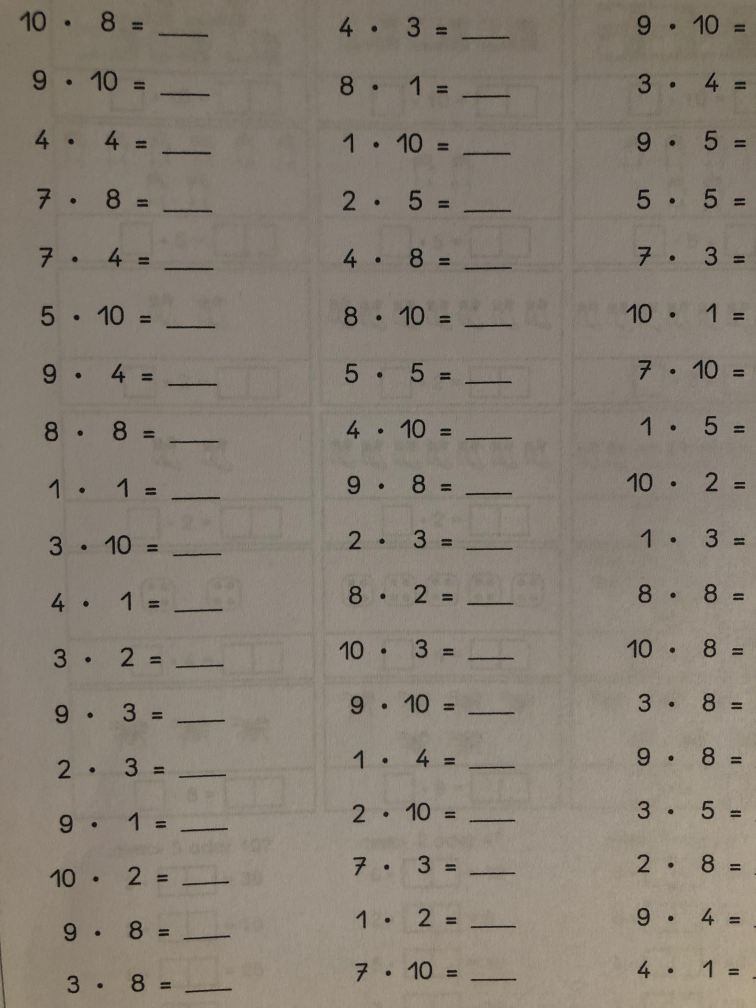
#> input picture testImages/testImage1.jpg, 3024 x 4032 px (shown at 1/4 size)
$ jupyter execute TemplateMatching.ipynb
#> lines starting #> are read from the running program, lines starting #| are printed output that depends on the picture; after the words box and inside, x2 and y2 are one past the last pixel; in counts of white or black regions, pixels touching at a corner belong together
[cell 1]
import numpy as np
import matplotlib.pyplot as plt
import matplotlib.image as mpimg
import cv2
import math
import os

from imutils.object_detection import non_max_suppression

[cell 2]
# Canny image parameter
low_threshold = 100
high_threshold = 200

# Use equation as a template
image1 = cv2.imread('testImages/testImage1.jpg')
#> image1 is the input picture: shape (4032, 3024, 3); mean B, G, R 116.4, 127.7, 136.5
image2 = cv2.imread('testImages/testImage2.jpg')
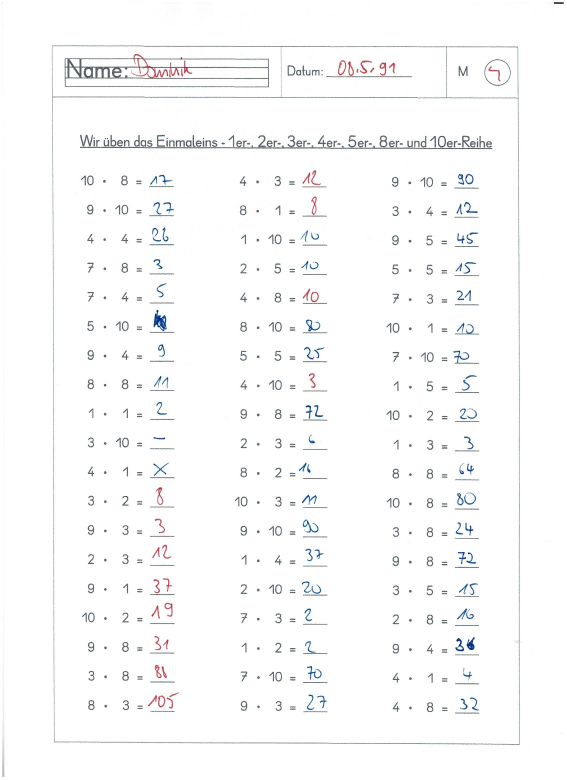
#> input picture testImages/testImage2.jpg, 1700 x 2338 px (shown at 1/3 size)
#> image2 is the input picture: shape (2338, 1700, 3); mean B, G, R 250.5, 250.1, 249.9
template1 = cv2.imread('testImages/class_a/e1.jpg')
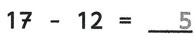
#> input picture testImages/class_a/e1.JPG, 194 x 45 px, found by its file name
#> template1 is the input picture: shape (45, 194, 3); mean B, G, R 240.7, 240.8, 240.7
template2 = cv2.imread('testImages/class_a/equ1.jpg')
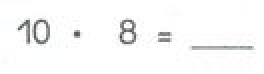
#> input picture testImages/class_a/equ1.JPG, 132 x 37 px, found by its file name (shown 2 times larger)
#> template2 is the input picture: shape (37, 132, 3); mean B, G, R 248.5, 248.5, 248.4
template3 = cv2.imread('testImages/class_a/equ31.jpg')
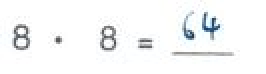
#> input picture testImages/class_a/equ31.JPG, 133 x 37 px, found by its file name (shown 2 times larger)
#> template3 is the input picture: shape (37, 133, 3); mean B, G, R 247.3, 246.8, 245.7
template4 = cv2.resize(template2, (800, 250))
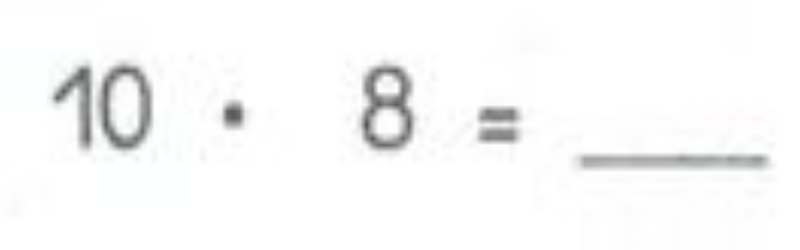
#> template4: shape (250, 800, 3); mean B, G, R 248.5, 248.5, 248.3
template5 = cv2.resize(template2, (300, 100))
template6 = cv2.resize(template1, (300, 100))
template7 = cv2.resize(template3, (300, 100))
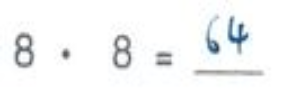
#> template7: shape (100, 300, 3); mean B, G, R 247.2, 246.8, 245.6

# Select template
template = template4
templateGrey = cv2.cvtColor(template,cv2.COLOR_BGR2GRAY)
templateCanny = cv2.Canny(templateGrey, low_threshold, high_threshold)
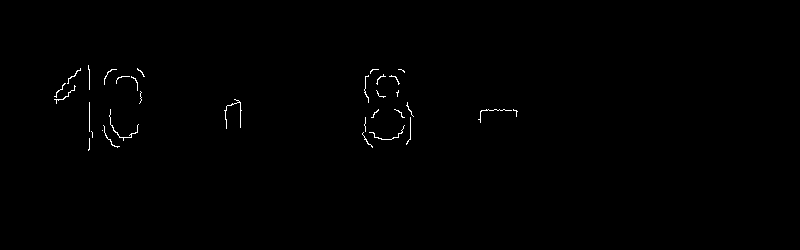
#> templateCanny: shape (250, 800); 0.4% white in thin lines or dots, all inside (x1, y1, x2, y2) = (54, 65, 518, 151)

# Select image
image = image1
imageGrey = cv2.cvtColor(image,cv2.COLOR_BGR2GRAY)
imageCanny = cv2.Canny(imageGrey, low_threshold, high_threshold)
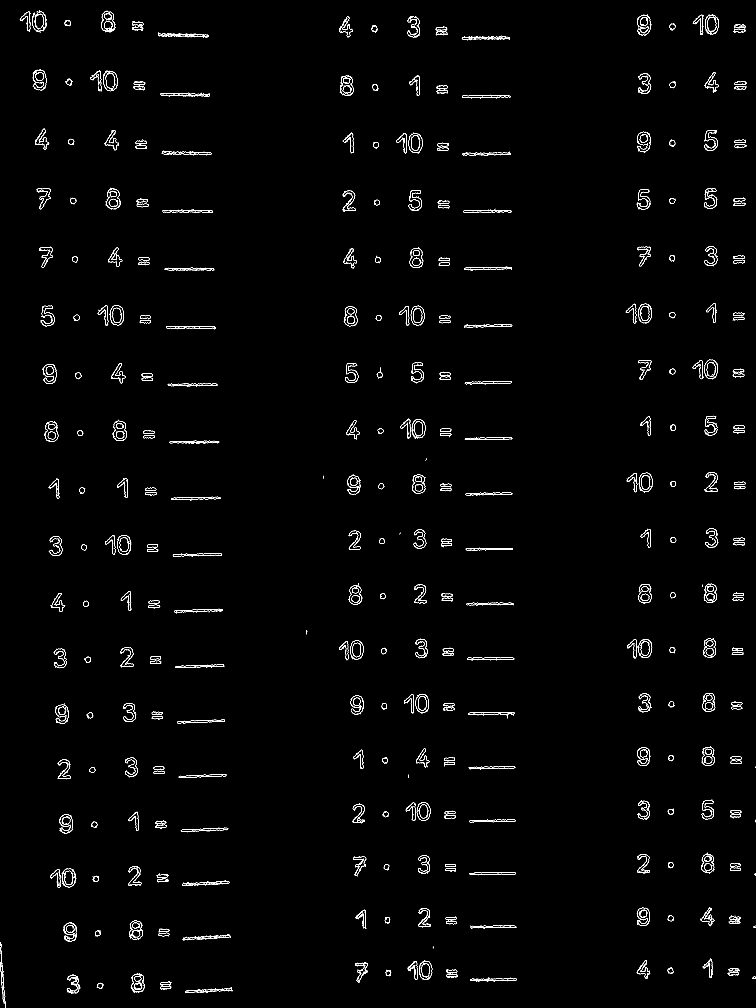
#> imageCanny: shape (4032, 3024) (shown at 1/4 size); 0.76% white in thin lines or dots

[cell 3]
plt.figure(figsize=(10,10))
plt.imshow(image)

[cell 4]
plt.figure(figsize=(10,10))
plt.imshow(imageCanny, cmap='gray')

[cell 5]
plt.figure(figsize=(10,10))
plt.imshow(template)

plt.figure(figsize=(10,10))
plt.imshow(templateCanny, cmap='gray')

[cell 6]
# Apply template matching algorithm in cv2
#match = cv2.matchTemplate(image=imageGrey, templ=templateGrey, method=cv2.TM_CCOEFF_NORMED)
match = cv2.matchTemplate(image=imageCanny, templ=templateCanny, method=cv2.TM_CCOEFF_NORMED)
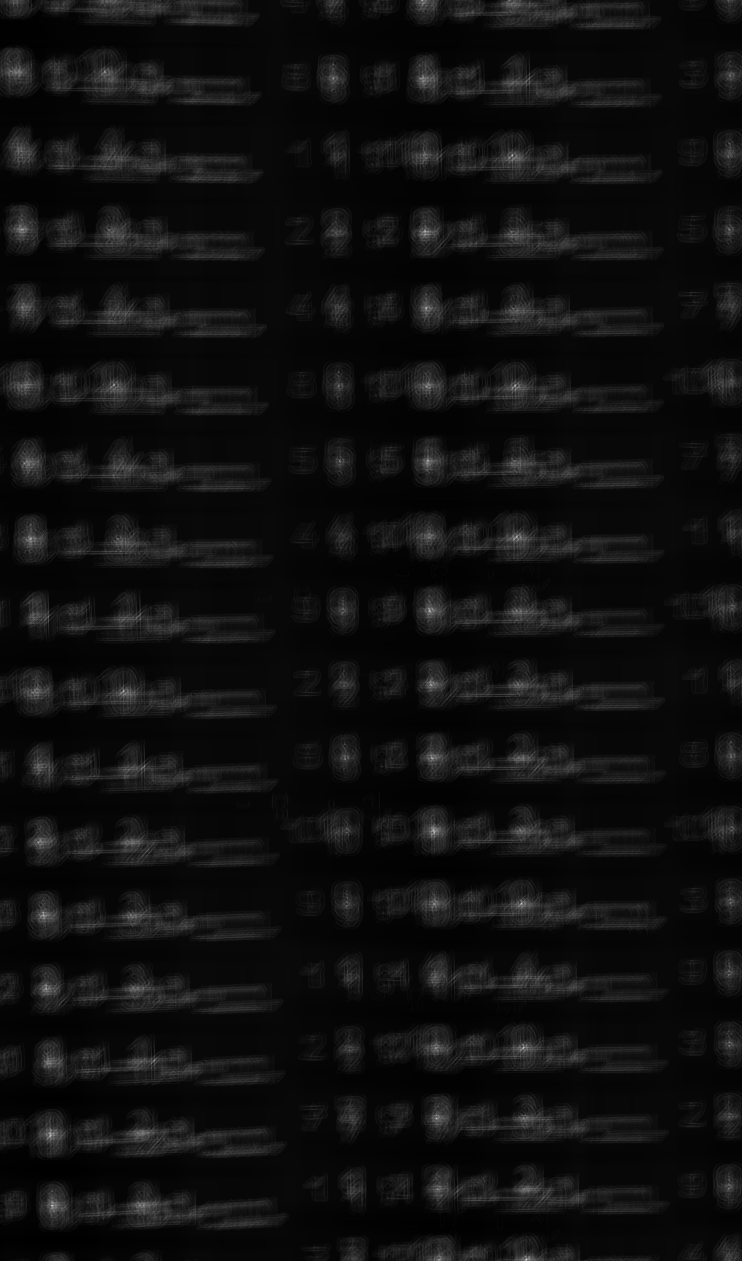
#> match: shape (3783, 2225) float32 (shown at 1/3 size); min -0.00875, max 0.133, mean 0.000356; drawn with min black and max white

[cell 7]
# Filter the found matches against a threshold
thresh = 0.05
H, W = template.shape[:2]
#> H = 250; W = 800

# Select rectangles with
# confidence greater than threshold
(y_points, x_points) = np.where(match >= thresh)
#> y_points = 11762 values from 0 to 3782; x_points = 11762 values, max 2200 at index 528, min 26 at index 389, mean 882.1

# initialize our list of bounding boxes
boxes = list()

# store coordinates of each bounding box
for (x, y) in zip(x_points, y_points):
    boxes.append((x, y, x + W, y + H))
#> this loop made 11762 passes
#> (x, y) on passes 1 to 3: (318, 0), (321, 0), (1261, 0)
#> after the loop, boxes = 11762 items, first 6: (318, 0, 1118, 250), (321, 0, 1121, 250), (1261, 0, 2061, 250), (1262, 0, 2062, 250), (1263, 0, 2063, 250), (1264, 0, 2064, 250)

[cell 8]
print(len(boxes))
#| 11762

[cell 9]
# apply non-maxima suppression to the rectangles
# this will create a single bounding box
boxes = non_max_suppression(np.array(boxes))
#> boxes = 48 rows, first 6: [1574, 3782, 2374, 4032], [433, 3641, 1233, 3891], [1735, 3599, 2535, 3849], [150, 3421, 950, 3671], [1481, 3381, 2281, 3631], [2187, 3350, 2987, 3600]

# loop over the final bounding boxes
for (x1, y1, x2, y2) in boxes:

    # draw the bounding box on the image
    cv2.rectangle(image, (x1, y1), (x2, y2),
                  (255, 0, 0), 3)
#> this loop made 48 passes
#> (x1, y1, x2, y2) on passes 1 to 12: (1574, 3782, 2374, 4032), (433, 3641, 1233, 3891), (1735, 3599, 2535, 3849), (150, 3421, 950, 3671), (1481, 3381, 2281, 3631), (2187, 3350, 2987, 3600), (520, 3215, 1320, 3465), (1414, 3170, 2214, 3420), (2188, 3139, 2988, 3389), (410, 2989, 1210, 3239), (1412, 2958, 2212, 3208), (2185, 2927, 2985, 3177)
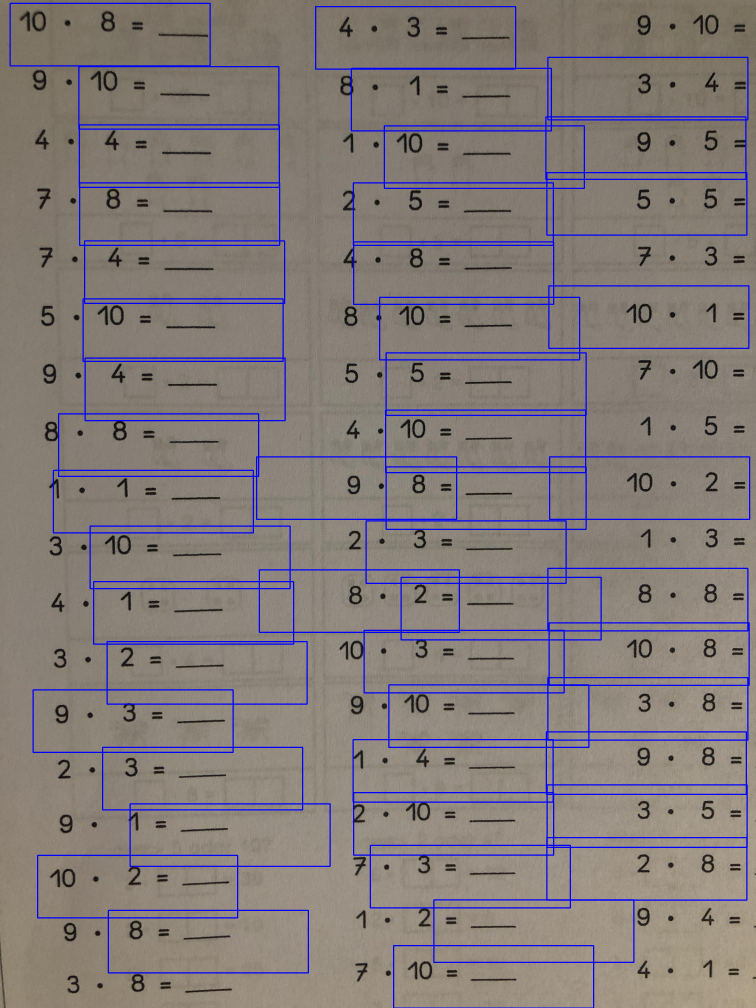
#> image: shape (4032, 3024, 3) (shown at 1/4 size); mean B, G, R 121.8, 122.5, 130.9

[cell 10]
print(len(boxes))
#| 48
